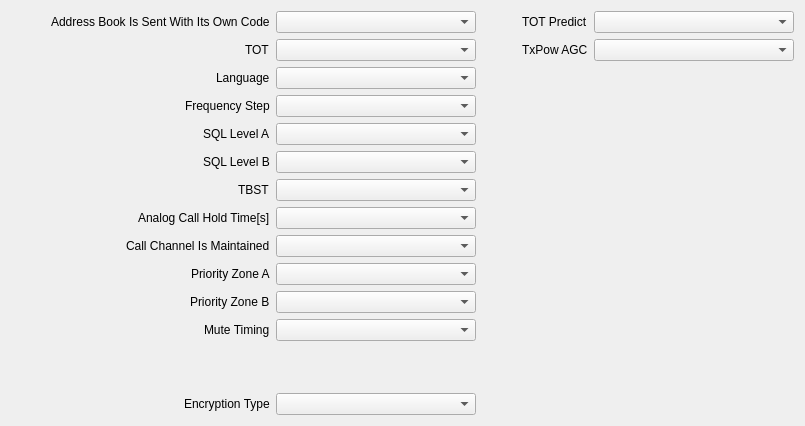
     <widget class="QWidget" name="tab_7">
      <attribute name="title">
       <string>Other</string>
      </attribute>
      <layout class="QHBoxLayout" name="horizontalLayout_14">
       <item>
        <spacer name="horizontalSpacer_18">
         <property name="orientation">
          <enum>Qt::Orientation::Horizontal</enum>
         </property>
         <property name="sizeHint" stdset="0">
          <size>
           <width>40</width>
           <height>20</height>
          </size>
         </property>
        </spacer>
       </item>
       <item>
        <layout class="QFormLayout" name="formLayout_11">
         <property name="labelAlignment">
          <set>Qt::AlignmentFlag::AlignRight|Qt::AlignmentFlag::AlignTrailing|Qt::AlignmentFlag::AlignVCenter</set>
         </property>
         <item row="0" column="0">
          <widget class="QLabel" name="label_82">
           <property name="text">
            <string>Address Book Is Sent With Its Own Code</string>
           </property>
          </widget>
         </item>
         <item row="0" column="1">
          <widget class="QComboBox" name="addressSentWithOwnCodeCmbx">
           <property name="minimumSize">
            <size>
             <width>200</width>
             <height>0</height>
            </size>
           </property>
          </widget>
         </item>
         <item row="1" column="0">
          <widget class="QLabel" name="label_84">
           <property name="text">
            <string>TOT</string>
           </property>
          </widget>
         </item>
         <item row="1" column="1">
          <widget class="QComboBox" name="totCmbx"/>
         </item>
         <item row="2" column="0">
          <widget class="QLabel" name="label_85">
           <property name="text">
            <string>Language</string>
           </property>
          </widget>
         </item>
         <item row="2" column="1">
          <widget class="QComboBox" name="languageCmbx"/>
         </item>
         <item row="3" column="0">
          <widget class="QLabel" name="label_86">
           <property name="text">
            <string>Frequency Step</string>
           </property>
          </widget>
         </item>
         <item row="3" column="1">
          <widget class="QComboBox" name="frequencyStepCmbx"/>
         </item>
         <item row="4" column="0">
          <widget class="QLabel" name="label_87">
           <property name="text">
            <string>SQL Level A</string>
           </property>
          </widget>
         </item>
         <item row="4" column="1">
          <widget class="QComboBox" name="sqlLevelACmbx"/>
         </item>
         <item row="5" column="0">
          <widget class="QLabel" name="label_88">
           <property name="text">
            <string>SQL Level B</string>
           </property>
          </widget>
         </item>
         <item row="5" column="1">
          <widget class="QComboBox" name="sqlLevelBCmbx"/>
         </item>
         <item row="6" column="0">
          <widget class="QLabel" name="label_89">
           <property name="text">
            <string>TBST</string>
           </property>
          </widget>
         </item>
         <item row="6" column="1">
          <widget class="QComboBox" name="tbstCmbx"/>
         </item>
         <item row="7" column="0">
          <widget class="QLabel" name="label_90">
           <property name="text">
            <string>Analog Call Hold Time[s]</string>
           </property>
          </widget>
         </item>
         <item row="7" column="1">
          <widget class="QComboBox" name="analogCallHoldTimeCmbx"/>
         </item>
         <item row="8" column="0">
          <widget class="QLabel" name="label_91">
           <property name="text">
            <string>Call Channel Is Maintained</string>
           </property>
          </widget>
         </item>
         <item row="8" column="1">
          <widget class="QComboBox" name="callChannelMaintainedCmbx"/>
         </item>
         <item row="9" column="0">
          <widget class="QLabel" name="label_92">
           <property name="text">
            <string>Priority Zone A</string>
           </property>
          </widget>
         </item>
         <item row="9" column="1">
          <widget class="QComboBox" name="priorityZoneACmbx"/>
         </item>
         <item row="10" column="0">
          <widget class="QLabel" name="label_93">
           <property name="text">
            <string>Priority Zone B</string>
           </property>
          </widget>
         </item>
         <item row="10" column="1">
          <widget class="QComboBox" name="priorityZoneBCmbx"/>
         </item>
         <item row="11" column="0">
          <widget class="QLabel" name="label_94">
           <property name="text">
            <string>Mute Timing</string>
           </property>
          </widget>
         </item>
         <item row="11" column="1">
          <widget class="QComboBox" name="muteTimingCmbx"/>
         </item>
         <item row="12" column="1">
          <spacer name="verticalSpacer">
           <property name="orientation">
            <enum>Qt::Orientation::Vertical</enum>
           </property>
           <property name="sizeHint" stdset="0">
            <size>
             <width>20</width>
             <height>40</height>
            </size>
           </property>
          </spacer>
         </item>
         <item row="13" column="0">
          <widget class="QLabel" name="label_95">
           <property name="text">
            <string>Encryption Type</string>
           </property>
          </widget>
         </item>
         <item row="13" column="1">
          <widget class="QComboBox" name="encryptionTypeCmbx"/>
         </item>
        </layout>
       </item>
       <item>
        <spacer name="horizontalSpacer_19">
         <property name="orientation">
          <enum>Qt::Orientation::Horizontal</enum>
         </property>
         <property name="sizeHint" stdset="0">
          <size>
           <width>40</width>
           <height>20</height>
          </size>
         </property>
        </spacer>
       </item>
       <item>
        <layout class="QFormLayout" name="formLayout_12">
         <property name="labelAlignment">
          <set>Qt::AlignmentFlag::AlignRight|Qt::AlignmentFlag::AlignTrailing|Qt::AlignmentFlag::AlignVCenter</set>
         </property>
         <item row="0" column="0">
          <widget class="QLabel" name="label_83">
           <property name="text">
            <string>TOT Predict</string>
           </property>
          </widget>
         </item>
         <item row="0" column="1">
          <widget class="QComboBox" name="totPredictCmbx">
           <property name="minimumSize">
            <size>
             <width>200</width>
             <height>0</height>
            </size>
           </property>
          </widget>
         </item>
         <item row="1" column="1">
          <widget class="QComboBox" name="txPowerAgcCmbx"/>
         </item>
         <item row="1" column="0">
          <widget class="QLabel" name="label_96">
           <property name="text">
            <string>TxPow AGC</string>
           </property>
          </widget>
         </item>
        </layout>
       </item>
      </layout>
     </widget>
